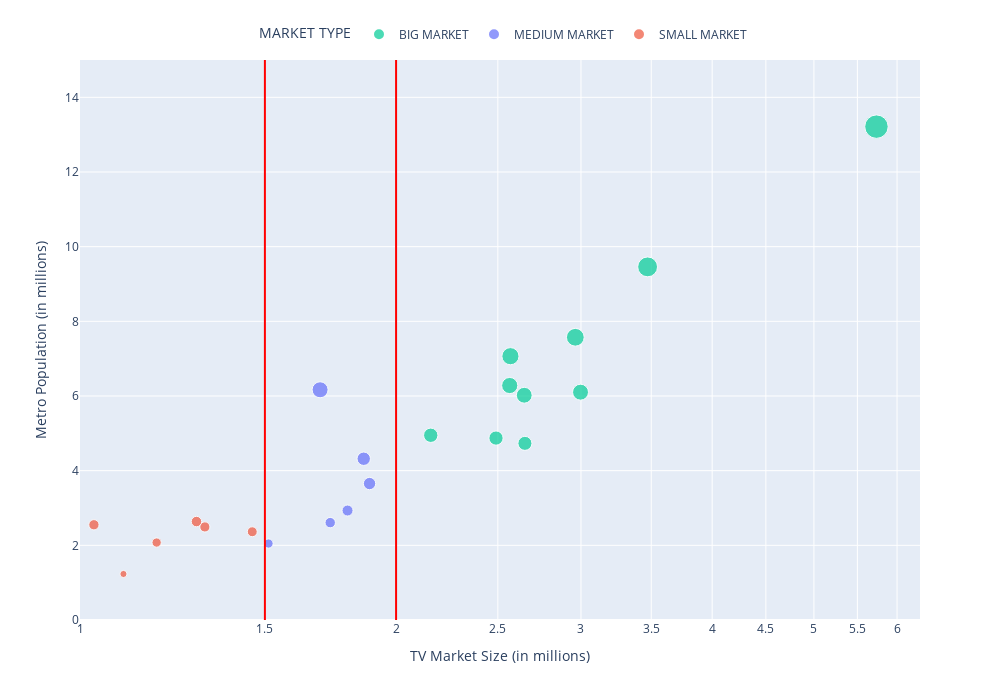

Notebook code for this chart:
### Code cell
# Set figure size and create subplot
fig = px.scatter(
    market_size_df,
    x="TV MARKET SIZE",
    y="METRO POPULATION",
    custom_data=["TEAM"],
    color="MARKET TYPE",
    color_discrete_map=color_discrete_map,
    size=market_size_df["METRO POPULATION"],
    log_x=True,
    log_y=False,
    width=1000,
    height=700,
)

# Add vertical lines
fig.add_shape(type="line", x0=2, x1=2, y0=0, y1=1, name="1.5M", yref="paper", line=dict(color="red", width=2))
fig.add_shape(type="line", x0=1.5, x1=1.5, y0=0, y1=1, yref="paper", line=dict(color="red", width=2))


# Add title and axis labels
fig.update_layout(
    xaxis_title="TV Market Size (in millions)",
    xaxis_title_font=dict(size=14),
    yaxis_title="Metro Population (in millions)",
    yaxis_title_font=dict(size=14),
)

# Add hover labels for team names
fig.update_traces(hovertemplate="<b>%{customdata[0]}</b>")
fig.update_layout(
    hoverlabel=dict(
        bgcolor="white",
        font_size=12,
    )
)
fig.update_layout(yaxis_range=[0, 15])
fig.update_layout(xaxis_range=[0, 0.8])


# fig.update_layout(hovermode='x unified')
fig.update_layout(legend=dict(orientation="h", yanchor="bottom", y=1.02, xanchor="right", x=0.8))
fig.show()

# py.plot(fig, filename="market_size_comparison", auto_open=False)

### Figure 1 — Plotly figure (JSON) as saved in the notebook; plotly's stock layout.template omitted (floating-point values rounded to 4 significant figures)
{"data": [{"customdata": [["Knicks / Nets"], ["Lakers / Clippers"], ["Bulls"], ["76ers"], ["Mavericks"], ["Warriors"], ["Hawks"], ["Rockets"], ["Wizards"], ["Celtics"], ["Suns"]], "hovertemplate": "<b>%{customdata[0]}</b>", "legendgroup": "BIG MARKET", "marker": {"color": "#00CC96", "size": [19.22, 13.21, 9.459, 6.102, 7.573, 4.732, 6.02, 7.066, 6.28, 4.873, 4.948], "sizemode": "area", "sizeref": 0.04804, "symbol": "circle"}, "mode": "markers", "name": "BIG MARKET", "orientation": "v", "showlegend": true, "type": "scatter", "x": [7.453, 5.735, 3.472, 2.997, 2.963, 2.653, 2.649, 2.57, 2.566, 2.49, 2.158], "xaxis": "x", "y": [19.22, 13.21, 9.459, 6.102, 7.573, 4.732, 6.02, 7.066, 6.28, 4.873, 4.948], "yaxis": "y"}, {"customdata": [["Raptors"], ["Timberwolves"], ["Pistons"], ["Nuggets"], ["Magic"], ["Heat"], ["Cavaliers"]], "hovertemplate": "<b>%{customdata[0]}</b>", "legendgroup": "MEDIUM MARKET", "marker": {"color": "#636EFA", "size": [5.928, 3.655, 4.32, 2.932, 2.608, 6.166, 2.048], "sizemode": "area", "sizeref": 0.04804, "symbol": "circle"}, "mode": "markers", "name": "MEDIUM MARKET", "orientation": "v", "showlegend": true, "type": "scatter", "x": [null, 1.887, 1.863, 1.798, 1.731, 1.693, 1.512], "xaxis": "x", "y": [5.928, 3.655, 4.32, 2.932, 2.608, 6.166, 2.048], "yaxis": "y"}, {"customdata": [["Kings"], ["Trailblazers"], ["Hornets"], ["Pacers"], ["Jazz"], ["Spurs"], [" Bucks"], ["Thunder"], ["Pelicans"], ["Grizzlies"]], "hovertemplate": "<b>%{customdata[0]}</b>", "legendgroup": "SMALL MARKET", "marker": {"color": "#EF553B", "size": [2.364, 2.492, 2.637, 2.075, 1.233, 2.551, 1.575, 1.409, 1.271, 1.346], "sizemode": "area", "sizeref": 0.04804, "symbol": "circle"}, "mode": "markers", "name": "SMALL MARKET", "orientation": "v", "showlegend": true, "type": "scatter", "x": [1.459, 1.315, 1.291, 1.183, 1.1, 1.031, 0.922, 0.755, 0.664, 0.62], "xaxis": "x", "y": [2.364, 2.492, 2.637, 2.075, 1.233, 2.551, 1.575, 1.409, 1.271, 1.346], "yaxis": "y"}], "layout": {"height": 700, "hoverlabel": {"bgcolor": "white", "font": {"size": 12}}, "legend": {"itemsizing": "constant", "orientation": "h", "title": {"text": "MARKET TYPE"}, "tracegroupgap": 0, "x": 0.8, "xanchor": "right", "y": 1.02, "yanchor": "bottom"}, "margin": {"t": 60}, "shapes": [{"line": {"color": "red", "width": 2}, "name": "1.5M", "type": "line", "x0": 2, "x1": 2, "y0": 0, "y1": 1, "yref": "paper"}, {"line": {"color": "red", "width": 2}, "type": "line", "x0": 1.5, "x1": 1.5, "y0": 0, "y1": 1, "yref": "paper"}], "width": 1000, "xaxis": {"anchor": "y", "domain": [0, 1], "range": [0, 0.8], "title": {"font": {"size": 14}, "text": "TV Market Size (in millions)"}, "type": "log"}, "yaxis": {"anchor": "x", "domain": [0, 1], "range": [0, 15], "title": {"font": {"size": 14}, "text": "Metro Population (in millions)"}}}}
